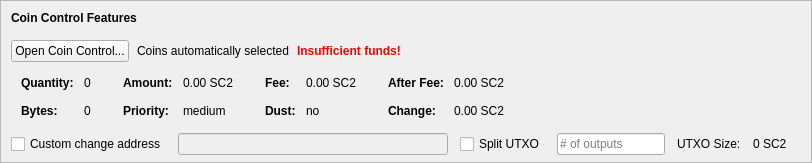
    <widget class="QFrame" name="frameCoinControl">
     <property name="sizePolicy">
      <sizepolicy hsizetype="Expanding" vsizetype="Expanding">
       <horstretch>0</horstretch>
       <verstretch>0</verstretch>
      </sizepolicy>
     </property>
     <property name="maximumSize">
      <size>
       <width>16777215</width>
       <height>16777215</height>
      </size>
     </property>
     <property name="frameShape">
      <enum>QFrame::StyledPanel</enum>
     </property>
     <property name="frameShadow">
      <enum>QFrame::Sunken</enum>
     </property>
     <layout class="QVBoxLayout" name="verticalLayoutCoinControl2">
      <property name="spacing">
       <number>0</number>
      </property>
      <property name="leftMargin">
       <number>0</number>
      </property>
      <property name="topMargin">
       <number>0</number>
      </property>
      <property name="rightMargin">
       <number>0</number>
      </property>
      <property name="bottomMargin">
       <number>6</number>
      </property>
      <item>
       <layout class="QVBoxLayout" name="verticalLayoutCoinControl" stretch="0,0,0,0,1">
        <property name="spacing">
         <number>0</number>
        </property>
        <property name="leftMargin">
         <number>10</number>
        </property>
        <property name="topMargin">
         <number>10</number>
        </property>
        <item>
         <layout class="QHBoxLayout" name="horizontalLayoutCoinControl1">
          <property name="bottomMargin">
           <number>15</number>
          </property>
          <item>
           <widget class="QLabel" name="labelCoinControlFeatures">
            <property name="sizePolicy">
             <sizepolicy hsizetype="Preferred" vsizetype="Maximum">
              <horstretch>0</horstretch>
              <verstretch>0</verstretch>
             </sizepolicy>
            </property>
            <property name="font">
             <font>
              <weight>75</weight>
              <bold>true</bold>
             </font>
            </property>
            <property name="styleSheet">
             <string notr="true">font-weight:bold;</string>
            </property>
            <property name="text">
             <string>Coin Control Features</string>
            </property>
           </widget>
          </item>
         </layout>
        </item>
        <item>
         <layout class="QHBoxLayout" name="horizontalLayoutCoinControl2" stretch="0,0,0,0">
          <property name="spacing">
           <number>8</number>
          </property>
          <property name="bottomMargin">
           <number>10</number>
          </property>
          <item>
           <widget class="QPushButton" name="pushButtonCoinControl">
            <property name="styleSheet">
             <string notr="true"/>
            </property>
            <property name="text">
             <string>Open Coin Control...</string>
            </property>
            <property name="autoDefault">
             <bool>false</bool>
            </property>
           </widget>
          </item>
          <item>
           <widget class="QLabel" name="labelCoinControlAutomaticallySelected">
            <property name="text">
             <string>Coins automatically selected</string>
            </property>
            <property name="margin">
             <number>5</number>
            </property>
           </widget>
          </item>
          <item>
           <widget class="QLabel" name="labelCoinControlInsuffFunds">
            <property name="font">
             <font>
              <weight>75</weight>
              <bold>true</bold>
             </font>
            </property>
            <property name="styleSheet">
             <string notr="true">color:red;font-weight:bold;</string>
            </property>
            <property name="text">
             <string>Insufficient funds!</string>
            </property>
            <property name="margin">
             <number>5</number>
            </property>
           </widget>
          </item>
          <item>
           <spacer name="horizontalSpacerCoinControl">
            <property name="orientation">
             <enum>Qt::Horizontal</enum>
            </property>
            <property name="sizeHint" stdset="0">
             <size>
              <width>40</width>
              <height>1</height>
             </size>
            </property>
           </spacer>
          </item>
         </layout>
        </item>
        <item>
         <widget class="QWidget" name="widgetCoinControl" native="true">
          <property name="sizePolicy">
           <sizepolicy hsizetype="Preferred" vsizetype="Preferred">
            <horstretch>0</horstretch>
            <verstretch>0</verstretch>
           </sizepolicy>
          </property>
          <property name="minimumSize">
           <size>
            <width>0</width>
            <height>0</height>
           </size>
          </property>
          <property name="styleSheet">
           <string notr="true"/>
          </property>
          <layout class="QHBoxLayout" name="horizontalLayoutCoinControl5">
           <property name="leftMargin">
            <number>0</number>
           </property>
           <property name="topMargin">
            <number>0</number>
           </property>
           <property name="rightMargin">
            <number>0</number>
           </property>
           <property name="bottomMargin">
            <number>0</number>
           </property>
           <item>
            <layout class="QHBoxLayout" name="horizontalLayoutCoinControl3" stretch="0,0,0,1">
             <property name="spacing">
              <number>20</number>
             </property>
             <property name="topMargin">
              <number>0</number>
             </property>
             <property name="bottomMargin">
              <number>10</number>
             </property>
             <item>
              <layout class="QFormLayout" name="formLayoutCoinControl1">
               <property name="horizontalSpacing">
                <number>10</number>
               </property>
               <property name="verticalSpacing">
                <number>14</number>
               </property>
               <property name="leftMargin">
                <number>10</number>
               </property>
               <property name="topMargin">
                <number>4</number>
               </property>
               <property name="rightMargin">
                <number>6</number>
               </property>
               <item row="0" column="0">
                <widget class="QLabel" name="labelCoinControlQuantityText">
                 <property name="font">
                  <font>
                   <weight>75</weight>
                   <bold>true</bold>
                  </font>
                 </property>
                 <property name="text">
                  <string>Quantity:</string>
                 </property>
                 <property name="margin">
                  <number>0</number>
                 </property>
                </widget>
               </item>
               <item row="0" column="1">
                <widget class="QLabel" name="labelCoinControlQuantity">
                 <property name="cursor">
                  <cursorShape>IBeamCursor</cursorShape>
                 </property>
                 <property name="contextMenuPolicy">
                  <enum>Qt::ActionsContextMenu</enum>
                 </property>
                 <property name="text">
                  <string notr="true">0</string>
                 </property>
                 <property name="margin">
                  <number>0</number>
                 </property>
                 <property name="textInteractionFlags">
                  <set>Qt::LinksAccessibleByMouse|Qt::TextSelectableByKeyboard|Qt::TextSelectableByMouse</set>
                 </property>
                </widget>
               </item>
               <item row="1" column="0">
                <widget class="QLabel" name="labelCoinControlBytesText">
                 <property name="font">
                  <font>
                   <weight>75</weight>
                   <bold>true</bold>
                  </font>
                 </property>
                 <property name="text">
                  <string>Bytes:</string>
                 </property>
                </widget>
               </item>
               <item row="1" column="1">
                <widget class="QLabel" name="labelCoinControlBytes">
                 <property name="cursor">
                  <cursorShape>IBeamCursor</cursorShape>
                 </property>
                 <property name="contextMenuPolicy">
                  <enum>Qt::ActionsContextMenu</enum>
                 </property>
                 <property name="text">
                  <string notr="true">0</string>
                 </property>
                 <property name="textInteractionFlags">
                  <set>Qt::LinksAccessibleByMouse|Qt::TextSelectableByKeyboard|Qt::TextSelectableByMouse</set>
                 </property>
                </widget>
               </item>
              </layout>
             </item>
             <item>
              <layout class="QFormLayout" name="formLayoutCoinControl2">
               <property name="horizontalSpacing">
                <number>10</number>
               </property>
               <property name="verticalSpacing">
                <number>14</number>
               </property>
               <property name="leftMargin">
                <number>6</number>
               </property>
               <property name="topMargin">
                <number>4</number>
               </property>
               <property name="rightMargin">
                <number>6</number>
               </property>
               <item row="0" column="0">
                <widget class="QLabel" name="labelCoinControlAmountText">
                 <property name="font">
                  <font>
                   <weight>75</weight>
                   <bold>true</bold>
                  </font>
                 </property>
                 <property name="text">
                  <string>Amount:</string>
                 </property>
                 <property name="margin">
                  <number>0</number>
                 </property>
                </widget>
               </item>
               <item row="0" column="1">
                <widget class="QLabel" name="labelCoinControlAmount">
                 <property name="cursor">
                  <cursorShape>IBeamCursor</cursorShape>
                 </property>
                 <property name="contextMenuPolicy">
                  <enum>Qt::ActionsContextMenu</enum>
                 </property>
                 <property name="text">
                  <string notr="true">0.00 SC2</string>
                 </property>
                 <property name="textInteractionFlags">
                  <set>Qt::LinksAccessibleByMouse|Qt::TextSelectableByKeyboard|Qt::TextSelectableByMouse</set>
                 </property>
                </widget>
               </item>
               <item row="1" column="0">
                <widget class="QLabel" name="labelCoinControlPriorityText">
                 <property name="font">
                  <font>
                   <weight>75</weight>
                   <bold>true</bold>
                  </font>
                 </property>
                 <property name="text">
                  <string>Priority:</string>
                 </property>
                </widget>
               </item>
               <item row="1" column="1">
                <widget class="QLabel" name="labelCoinControlPriority">
                 <property name="cursor">
                  <cursorShape>IBeamCursor</cursorShape>
                 </property>
                 <property name="contextMenuPolicy">
                  <enum>Qt::ActionsContextMenu</enum>
                 </property>
                 <property name="text">
                  <string>medium</string>
                 </property>
                 <property name="textInteractionFlags">
                  <set>Qt::LinksAccessibleByMouse|Qt::TextSelectableByKeyboard|Qt::TextSelectableByMouse</set>
                 </property>
                </widget>
               </item>
              </layout>
             </item>
             <item>
              <layout class="QFormLayout" name="formLayoutCoinControl3">
               <property name="horizontalSpacing">
                <number>10</number>
               </property>
               <property name="verticalSpacing">
                <number>14</number>
               </property>
               <property name="leftMargin">
                <number>6</number>
               </property>
               <property name="topMargin">
                <number>4</number>
               </property>
               <property name="rightMargin">
                <number>6</number>
               </property>
               <item row="0" column="0">
                <widget class="QLabel" name="labelCoinControlFeeText">
                 <property name="font">
                  <font>
                   <weight>75</weight>
                   <bold>true</bold>
                  </font>
                 </property>
                 <property name="text">
                  <string>Fee:</string>
                 </property>
                 <property name="margin">
                  <number>0</number>
                 </property>
                </widget>
               </item>
               <item row="0" column="1">
                <widget class="QLabel" name="labelCoinControlFee">
                 <property name="cursor">
                  <cursorShape>IBeamCursor</cursorShape>
                 </property>
                 <property name="contextMenuPolicy">
                  <enum>Qt::ActionsContextMenu</enum>
                 </property>
                 <property name="text">
                  <string notr="true">0.00 SC2</string>
                 </property>
                 <property name="textInteractionFlags">
                  <set>Qt::LinksAccessibleByMouse|Qt::TextSelectableByKeyboard|Qt::TextSelectableByMouse</set>
                 </property>
                </widget>
               </item>
               <item row="1" column="0">
                <widget class="QLabel" name="labelCoinControlLowOutputText">
                 <property name="font">
                  <font>
                   <weight>75</weight>
                   <bold>true</bold>
                  </font>
                 </property>
                 <property name="text">
                  <string>Dust:</string>
                 </property>
                </widget>
               </item>
               <item row="1" column="1">
                <widget class="QLabel" name="labelCoinControlLowOutput">
                 <property name="cursor">
                  <cursorShape>IBeamCursor</cursorShape>
                 </property>
                 <property name="contextMenuPolicy">
                  <enum>Qt::ActionsContextMenu</enum>
                 </property>
                 <property name="text">
                  <string>no</string>
                 </property>
                 <property name="textInteractionFlags">
                  <set>Qt::LinksAccessibleByMouse|Qt::TextSelectableByKeyboard|Qt::TextSelectableByMouse</set>
                 </property>
                </widget>
               </item>
              </layout>
             </item>
             <item>
              <layout class="QFormLayout" name="formLayoutCoinControl4">
               <property name="horizontalSpacing">
                <number>10</number>
               </property>
               <property name="verticalSpacing">
                <number>14</number>
               </property>
               <property name="leftMargin">
                <number>6</number>
               </property>
               <property name="topMargin">
                <number>4</number>
               </property>
               <property name="rightMargin">
                <number>6</number>
               </property>
               <item row="0" column="0">
                <widget class="QLabel" name="labelCoinControlAfterFeeText">
                 <property name="font">
                  <font>
                   <weight>75</weight>
                   <bold>true</bold>
                  </font>
                 </property>
                 <property name="text">
                  <string>After Fee:</string>
                 </property>
                 <property name="margin">
                  <number>0</number>
                 </property>
                </widget>
               </item>
               <item row="0" column="1">
                <widget class="QLabel" name="labelCoinControlAfterFee">
                 <property name="cursor">
                  <cursorShape>IBeamCursor</cursorShape>
                 </property>
                 <property name="contextMenuPolicy">
                  <enum>Qt::ActionsContextMenu</enum>
                 </property>
                 <property name="text">
                  <string notr="true">0.00 SC2</string>
                 </property>
                 <property name="textInteractionFlags">
                  <set>Qt::LinksAccessibleByMouse|Qt::TextSelectableByKeyboard|Qt::TextSelectableByMouse</set>
                 </property>
                </widget>
               </item>
               <item row="1" column="0">
                <widget class="QLabel" name="labelCoinControlChangeText">
                 <property name="font">
                  <font>
                   <weight>75</weight>
                   <bold>true</bold>
                  </font>
                 </property>
                 <property name="text">
                  <string>Change:</string>
                 </property>
                </widget>
               </item>
               <item row="1" column="1">
                <widget class="QLabel" name="labelCoinControlChange">
                 <property name="cursor">
                  <cursorShape>IBeamCursor</cursorShape>
                 </property>
                 <property name="contextMenuPolicy">
                  <enum>Qt::ActionsContextMenu</enum>
                 </property>
                 <property name="text">
                  <string notr="true">0.00 SC2</string>
                 </property>
                 <property name="textInteractionFlags">
                  <set>Qt::LinksAccessibleByMouse|Qt::TextSelectableByKeyboard|Qt::TextSelectableByMouse</set>
                 </property>
                </widget>
               </item>
              </layout>
             </item>
            </layout>
           </item>
          </layout>
         </widget>
        </item>
        <item>
         <layout class="QHBoxLayout" name="horizontalLayoutCoinControl4" stretch="0,0,0,0,0,0,0">
          <property name="spacing">
           <number>12</number>
          </property>
          <property name="sizeConstraint">
           <enum>QLayout::SetDefaultConstraint</enum>
          </property>
          <property name="topMargin">
           <number>5</number>
          </property>
          <property name="rightMargin">
           <number>5</number>
          </property>
          <item>
           <widget class="QCheckBox" name="checkBoxCoinControlChange">
            <property name="toolTip">
             <string>If this is activated, but the change address is empty or invalid, change will be sent to a newly generated address.</string>
            </property>
            <property name="text">
             <string>Custom change address</string>
            </property>
           </widget>
          </item>
          <item>
           <widget class="QValidatedLineEdit" name="lineEditCoinControlChange">
            <property name="enabled">
             <bool>false</bool>
            </property>
            <property name="sizePolicy">
             <sizepolicy hsizetype="Expanding" vsizetype="Fixed">
              <horstretch>0</horstretch>
              <verstretch>0</verstretch>
             </sizepolicy>
            </property>
           </widget>
          </item>
          <item>
           <widget class="QCheckBox" name="splitBlockCheckBox">
            <property name="text">
             <string>Split UTXO</string>
            </property>
           </widget>
          </item>
          <item>
           <widget class="QLineEdit" name="splitBlockLineEdit">
            <property name="sizePolicy">
             <sizepolicy hsizetype="Fixed" vsizetype="Fixed">
              <horstretch>50</horstretch>
              <verstretch>0</verstretch>
             </sizepolicy>
            </property>
            <property name="placeholderText">
             <string># of outputs</string>
            </property>
           </widget>
          </item>
          <item>
           <widget class="QLabel" name="labelBlockSizeText">
            <property name="text">
             <string>UTXO Size:</string>
            </property>
           </widget>
          </item>
          <item>
           <widget class="QLabel" name="labelBlockSize">
            <property name="text">
             <string>0 SC2</string>
            </property>
           </widget>
          </item>
          <item>
           <widget class="QLabel" name="labelCoinControlChangeLabel">
            <property name="sizePolicy">
             <sizepolicy hsizetype="Preferred" vsizetype="Expanding">
              <horstretch>0</horstretch>
              <verstretch>0</verstretch>
             </sizepolicy>
            </property>
            <property name="minimumSize">
             <size>
              <width>0</width>
              <height>0</height>
             </size>
            </property>
            <property name="text">
             <string/>
            </property>
            <property name="margin">
             <number>3</number>
            </property>
           </widget>
          </item>
         </layout>
        </item>
        <item>
         <spacer name="verticalSpacerCoinControl">
          <property name="orientation">
           <enum>Qt::Vertical</enum>
          </property>
          <property name="sizeHint" stdset="0">
           <size>
            <width>800</width>
            <height>1</height>
           </size>
          </property>
         </spacer>
        </item>
       </layout>
      </item>
     </layout>
    </widget>
